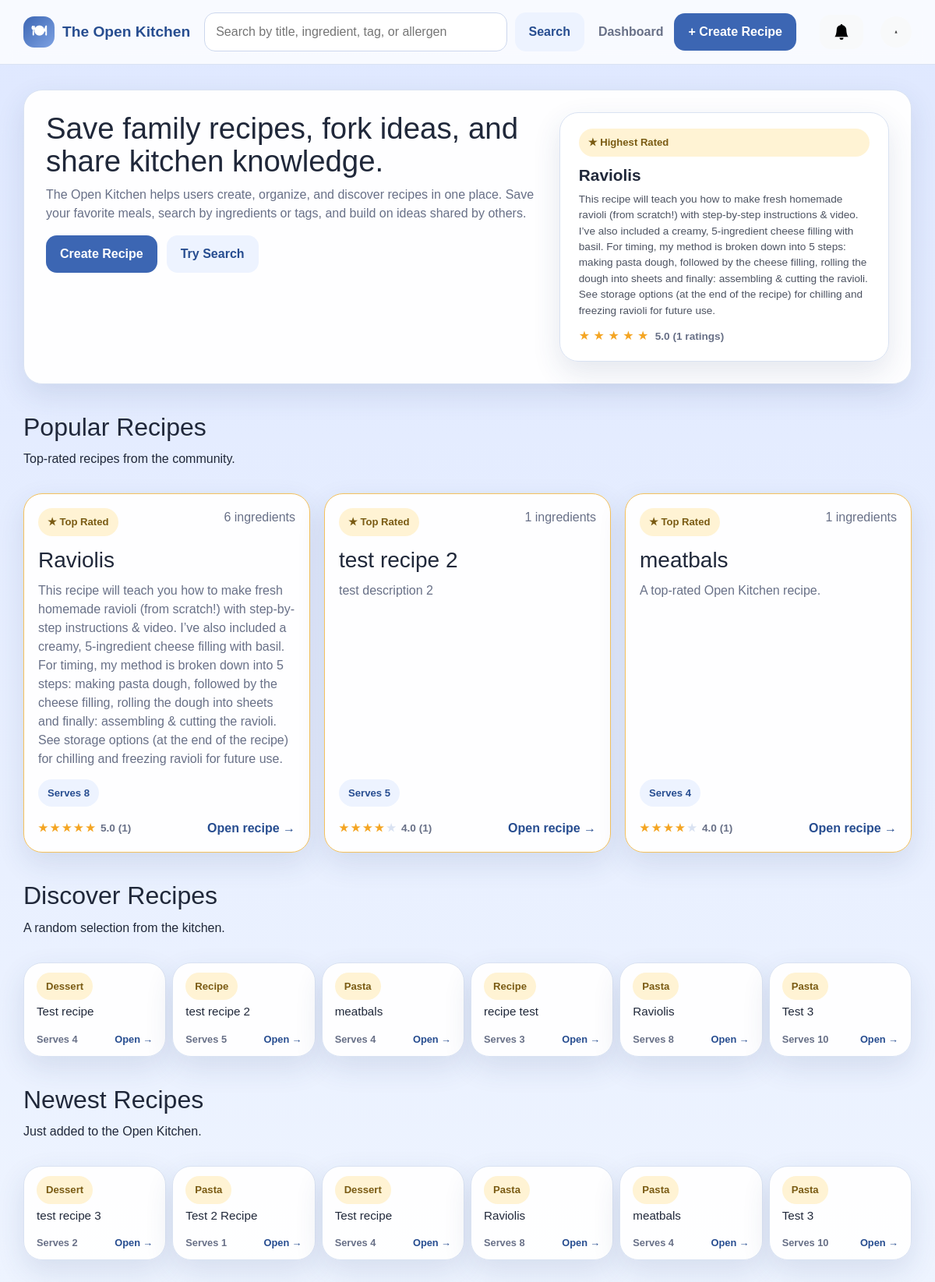
The page / on the database its author committed.
### app/models.py (models this page shows)
class Recipe(db.Model):
    __tablename__ = 'recipes'
    id = db.Column(db.Integer, primary_key=True)
    authorID = db.Column(db.Integer, db.ForeignKey('users.id'), nullable=False)
    title = db.Column(db.String(150), nullable=False)
    description = db.Column(db.Text, nullable=True)
    instructions = db.Column(db.Text, nullable=False)
    forkedFrom = db.Column(db.Integer, db.ForeignKey('recipes.id'), nullable=True)
    baseServings = db.Column(db.Integer, nullable=False)
    prepTime = db.Column(db.Integer, nullable=True)
    cookTime = db.Column(db.Integer, nullable=True)
    dateCreated = db.Column(db.DateTime, nullable=False, default=datetime.now)
    ingredients = db.relationship('Ingredient', backref='recipe', lazy=True, cascade='all, delete-orphan')
    categories = db.relationship('RecipeCategory', backref='recipe', lazy=True, cascade='all, delete-orphan')
    dietary_tags = db.relationship('RecipeDietaryTag', backref='recipe', lazy=True, cascade='all, delete-orphan')
    allergens = db.relationship('RecipeAllergen', backref='recipe', lazy=True, cascade='all, delete-orphan')

class Category(db.Model):
    __tablename__ = 'categories'
    id = db.Column(db.Integer, primary_key=True)
    name = db.Column(db.String(32), unique=True, nullable=False)

### app/routes.py (the view)
@app.route('/')
def dashboard():
    user = User.query.get(DEMO_USER_ID)
    if user and user.role == 'curator':
        return redirect(url_for('curator_dashboard'))
    rated_subq = (
        db.session.query(Rating.recipeID, func.avg(Rating.stars).label('avg'), func.count(Rating.id).label('cnt'))
        .group_by(Rating.recipeID)
        .subquery()
    )
    top_recipe_obj = (
        db.session.query(Recipe)
        .join(rated_subq, Recipe.id == rated_subq.c.recipeID)
        .order_by(rated_subq.c.avg.desc(), rated_subq.c.cnt.desc())
        .first()
    )
    top_recipe = _recipe_card_data(top_recipe_obj) if top_recipe_obj else None
    popular_recipes = (
        db.session.query(Recipe)
        .join(rated_subq, Recipe.id == rated_subq.c.recipeID)
        .order_by(rated_subq.c.avg.desc(), rated_subq.c.cnt.desc())
        .limit(3)
        .all()
    )
    popular = [_recipe_card_data(r) for r in popular_recipes]
    all_recipes = Recipe.query.all()
    import random
    random_sample = random.sample(all_recipes, min(6, len(all_recipes)))
    random_recipes = [_recipe_card_data(r) for r in random_sample]
    newest_recipes = Recipe.query.order_by(Recipe.dateCreated.desc()).limit(6).all()
    newest = [_recipe_card_data(r) for r in newest_recipes]
    stats = {
        'recipes': Recipe.query.count(),
        'categories': Category.query.count(),
        'tags': DietaryTag.query.count(),
        'allergens': Allergen.query.count(),
    }
    notifications = _get_notifications()
    has_unread = any(not n.isRead for n in notifications)
    return render_template('dashboard.html',
                           top_recipe=top_recipe,
                           popular=popular,
                           random_recipes=random_recipes,
                           newest=newest,
                           stats=stats,
                           notifications=notifications,
                           has_unread=has_unread)

### app/routes.py (called while the page is built)
def _get_avg_rating(recipe_id):
    result = db.session.query(func.avg(Rating.stars), func.count(Rating.id)).filter_by(recipeID=recipe_id).one()
    avg = round(result[0], 1) if result[0] else None
    count = result[1]
    return avg, count

def _recipe_card_data(recipe):
    ingredient_count = Ingredient.query.filter_by(recipeID=recipe.id).count()
    category_links = RecipeCategory.query.filter_by(recipeID=recipe.id).all()
    category_names = [rc.category.name for rc in category_links if rc.category]
    avg_rating, rating_count = _get_avg_rating(recipe.id)
    return {
        'recipe': recipe,
        'ingredient_count': ingredient_count,
        'category_names': category_names,
        'avg_rating': avg_rating,
        'rating_count': rating_count,
    }

def _get_notifications():
    return Notification.query.filter_by(userID=DEMO_USER_ID).order_by(Notification.dateCreated.desc()).all()

### app/templates/dashboard.html (shortened to what this page needs)
{% extends "base.html" %}
{% block content %}
<section class="hero-card">
    <div>
        <h1>Save family recipes, fork ideas, and share kitchen knowledge.</h1>
        <p class="hero-copy">
            The Open Kitchen helps users create, organize, and discover recipes in one place.
            Save your favorite meals, search by ingredients or tags, and build on ideas shared by others.
        </p>
        <div class="hero-actions">
            <a href="{{ url_for('create_recipe') }}" class="btn btn-primary">Create Recipe</a>
            <a href="{{ url_for('search', q='pasta') }}" class="btn btn-secondary">Try Search</a>
        </div>
    </div>
    {% if top_recipe %}
    <div class="stats-panel" style="display:flex; gap: 1rem; align-items:stretch;">
        <a href="{{ url_for('view_recipe', recipe_id=top_recipe.recipe.id) }}" style="text-decoration:none; color:inherit; flex: 3;">
            <div class="stat-card" style="height:100%; text-align:left; padding: 1.25rem 1.5rem; display:flex; flex-direction:column; justify-content:center;">
                <span class="mini-pill popular-badge" style="margin-bottom: 8px; display:inline-block;">★ Highest Rated</span>
                <div style="font-size: 1.3rem; font-weight: 700; margin-bottom: 6px;">{{ top_recipe.recipe.title }}</div>
                <div style="font-size: .85rem; opacity: .8; margin-bottom: 10px;">{{ top_recipe.recipe.description or 'A top-rated Open Kitchen recipe.' }}</div>
                <div>
                    {% for i in range(1, 6) %}
                    <span class="{% if i <= top_recipe.avg_rating|round(0,'floor')|int %}star-on{% else %}star-off{% endif %}">★</span>
                    {% endfor %}
                    <span class="rating-score" style="font-size:.85rem;">{{ top_recipe.avg_rating }} ({{ top_recipe.rating_count }} ratings)</span>
                </div>
            </div>
        </a>
    </div>
    {% endif %}
</section>
{% if popular %}
<section class="section-head" style="margin-top: 36px;">
    <div>
        <h2>Popular Recipes</h2>
        <p>Top-rated recipes from the community.</p>
    </div>
</section>
<div class="card-grid" style="align-items:stretch;">
    {% for item in popular %}
    <div class="recipe-card-wrap" style="display:flex; height:100%;">
        <a href="{{ url_for('view_recipe', recipe_id=item.recipe.id) }}" class="recipe-card-link" style="display:flex; flex:1;">
            <article class="recipe-card popular-card" style="display:flex; flex-direction:column; width:100%; height:100%;">
                <div class="recipe-card-top">
                    <span class="mini-pill popular-badge">★ Top Rated</span>
                    <span class="muted-small">{{ item.ingredient_count }} ingredients</span>
                </div>
                <h3>{{ item.recipe.title }}</h3>
                <p style="flex-grow:1;">{{ item.recipe.description or 'A top-rated Open Kitchen recipe.' }}</p>
                <div class="pill-row">
                    <span class="pill">Serves {{ item.recipe.baseServings }}</span>
                </div>
                <div class="recipe-card-footer">
                    <span class="card-stars">
                        {% for i in range(1, 6) %}<span class="{% if i <= item.avg_rating|round(0,'floor')|int %}star-on{% else %}star-off{% endif %}">★</span>{% endfor %}
                        <span class="rating-score">{{ item.avg_rating }} ({{ item.rating_count }})</span>
                    </span>
                    <span>Open recipe →</span>
                </div>
            </article>
        </a>
        <form method="POST" action="{{ url_for('delete_recipe', recipe_id=item.recipe.id) }}"
              class="delete-form"
              onsubmit="return confirm('Delete \'{{ item.recipe.title }}\'? This cannot be undone.')">
        </form>
    </div>
    {% endfor %}
</div>
{% endif %}
{% if random_recipes %}
<section class="section-head" style="margin-top: 36px;">
    <div>
        <h2>Discover Recipes</h2>
        <p>A random selection from the kitchen.</p>
    </div>
</section>
<div class="row g-2">
    {% for item in random_recipes %}
    <div class="col-md-4 col-lg-2">
        <div class="recipe-card-wrap">
            <a href="{{ url_for('view_recipe', recipe_id=item.recipe.id) }}" class="recipe-card-link">
                <article class="recipe-card" style="padding: .75rem 1rem;">
                    <div class="recipe-card-top">
                        <span class="mini-pill">{{ item.category_names[0] if item.category_names else 'Recipe' }}</span>
                    </div>
                    <h3 style="font-size: .95rem; margin: 6px 0;">{{ item.recipe.title }}</h3>
                    <div class="recipe-card-footer" style="font-size: .8rem;">
                        <span class="muted-small">Serves {{ item.recipe.baseServings }}</span>
                        <span>Open →</span>
                    </div>
                </article>
            </a>
            <form method="POST" action="{{ url_for('delete_recipe', recipe_id=item.recipe.id) }}"
                  class="delete-form"
                  onsubmit="return confirm('Delete \'{{ item.recipe.title }}\'? This cannot be undone.')">
            </form>
        </div>
    </div>
    {% endfor %}
</div>
{% endif %}
{% if newest %}
<section class="section-head" style="margin-top: 36px;">
    <div>
        <h2>Newest Recipes</h2>
        <p>Just added to the Open Kitchen.</p>
    </div>
</section>
<div class="row g-2">
    {% for item in newest %}
    <div class="col-md-4 col-lg-2">
        <div class="recipe-card-wrap">
            <a href="{{ url_for('view_recipe', recipe_id=item.recipe.id) }}" class="recipe-card-link">
                <article class="recipe-card" style="padding: .75rem 1rem;">
                    <div class="recipe-card-top">
                        <span class="mini-pill">{{ item.category_names[0] if item.category_names else 'Recipe' }}</span>
                    </div>
                    <h3 style="font-size: .95rem; margin: 6px 0;">{{ item.recipe.title }}</h3>
                    <div class="recipe-card-footer" style="font-size: .8rem;">
                        <span class="muted-small">Serves {{ item.recipe.baseServings }}</span>
                        <span>Open →</span>
                    </div>
                </article>
            </a>
            <form method="POST" action="{{ url_for('delete_recipe', recipe_id=item.recipe.id) }}"
                  class="delete-form"
                  onsubmit="return confirm('Delete \'{{ item.recipe.title }}\'? This cannot be undone.')">
            </form>
        </div>
    </div>
    {% endfor %}
</div>
{% endif %}
{% endblock %}

### app/static/style.css (style rules this page uses)
:root { --bg-top: #dfe8ff; --bg-bottom: #eef4ff; --surface: rgba(255, 255, 255, 0.96); --surface-strong: #ffffff; --primary: #3c66b3; --primary-dark: #274d90; --accent: #f4c15d; --text: #20283a; --muted: #687087; --line: #d9e2f2; --shadow: 0 14px 36px rgba(40, 62, 113, 0.12); --radius-lg: 24px; --radius-md: 18px; --radius-sm: 12px; }
* { box-sizing: border-box; }
html, body { margin: 0; padding: 0; }
body { font-family: Arial, Helvetica, sans-serif; color: var(--text); background: linear-gradient(180deg, var(--bg-top) 0%, var(--bg-bottom) 100%); }
a { color: inherit; text-decoration: none; }
.btn { display: inline-flex; align-items: center; justify-content: center; gap: 8px; border: 0; border-radius: 14px; padding: 12px 18px; font-weight: 700; cursor: pointer; }
.btn-primary { background: var(--primary); color: white; }
.btn-secondary { background: #edf3ff; color: var(--primary-dark); }
.hero-card, .recipe-card, .form-card, .panel-card, .empty-state, .alert, .stat-card { background: var(--surface); border: 1px solid var(--line); border-radius: var(--radius-lg); box-shadow: var(--shadow); }
.hero-card { display: grid; grid-template-columns: 1.2fr .8fr; gap: 24px; padding: 28px; }
h1, h2, h3 { margin: 0 0 10px; }
.hero-card h1 { font-size: 2.4rem; line-height: 1.1; }
.hero-copy, .lead, .helper, .muted-small { color: var(--muted); }
.hero-actions, .pill-row, .form-actions { display: flex; gap: 12px; flex-wrap: wrap; }
.stats-panel { display: grid; grid-template-columns: 1fr 1fr; gap: 14px; }
.stat-card { padding: 20px; }
.section-head { display: flex; align-items: end; justify-content: space-between; gap: 16px; margin: 28px 0 16px; }
.card-grid { display: grid; grid-template-columns: repeat(3, minmax(0, 1fr)); gap: 18px; }
.recipe-card-link { display: block; }
.recipe-card { padding: 18px; transition: transform .16s ease, box-shadow .16s ease; }
.recipe-card-top, .content-grid { display: flex; justify-content: space-between; gap: 12px; }
.recipe-card h3 { margin-top: 14px; }
.recipe-card p { margin: 0 0 14px; color: var(--muted); }
.recipe-card-footer { margin-top: 16px; font-weight: 700; color: var(--primary-dark); }
.pill, .mini-pill { display: inline-flex; align-items: center; gap: 6px; border-radius: 999px; padding: 8px 12px; font-size: .82rem; font-weight: 700; }
.pill { background: #edf3ff; color: var(--primary-dark); }
.mini-pill { background: #fff3d4; color: #7a5b13; }
.recipe-card-footer { margin-top: 16px; font-weight: 700; color: var(--primary-dark); display: flex; justify-content: space-between; align-items: center; gap: 8px; }
.card-stars { display: inline-flex; align-items: center; gap: 3px; font-size: .85rem; }
.star-on { color: #f4a523; }
.star-off { color: #d9e2f2; }
.rating-score { color: var(--muted); font-weight: 600; margin-left: 4px; }
.popular-card { border-color: #f4c15d; }
.popular-badge { background: #fff3d4 !important; color: #7a5b13 !important; }
.recipe-card-wrap { position: relative; }
.delete-form { position: absolute; top: 10px; right: 10px; margin: 0; z-index: 10; }

### rows shown on the page
Recipe: recipe "Raviolis", recipe "This recipe will teach you how to make fresh homemade ravioli (from scratch!) with step-by-step instructions & video. I’ve also included a creamy, 5-ingredient cheese filling with basil. For timing, my method is broken down into 5 steps: making pasta dough, followed by the cheese filling, rolling the dough into sheets and finally: assembling & cutting the ravioli. See storage options (at the end of the recipe) for chilling and freezing ravioli for future use.", recipe "Raviolis", recipe "This recipe will teach you how to make fresh homemade ravioli (from scratch!) with step-by-step instructions & video. I’ve also included a creamy, 5-ingredient cheese filling with basil. For timing, my method is broken down into 5 steps: making pasta dough, followed by the cheese filling, rolling the dough into sheets and finally: assembling & cutting the ravioli. See storage options (at the end of the recipe) for chilling and freezing ravioli for future use.", recipe.baseServings "8", recipe "Raviolis", recipe.baseServings "8", recipe "Raviolis", recipe.baseServings "8"
Recipe: recipe "test recipe 2", recipe "test description 2", recipe.baseServings "5", recipe "test recipe 2", recipe.baseServings "5"
Recipe: recipe "meatbals", recipe "A top-rated Open Kitchen recipe.", recipe.baseServings "4", recipe "meatbals", recipe.baseServings "4", recipe "meatbals", recipe.baseServings "4"
Category: name "Dessert", name "Dessert" "Dessert"
Recipe: recipe "Test recipe", recipe.baseServings "4", recipe "Test recipe", recipe.baseServings "4"
Category: name "Pasta" "Pasta" "Pasta", name "Pasta" "Pasta" "Pasta" "Pasta"
Recipe: recipe "recipe test", recipe.baseServings "3"
Recipe: recipe "Test 3", recipe.baseServings "10", recipe "Test 3", recipe.baseServings "10"
Recipe: recipe "test recipe 3", recipe.baseServings "2"
Recipe: recipe "Test 2 Recipe", recipe.baseServings "1"

### other values the page prints
{{ top_recipe.avg_rating }} "5.0"
{{ top_recipe.rating_count }} "1"
{{ item.ingredient_count }} "6" "1" "1"
{{ item.avg_rating }} "5.0" "4.0" "4.0"
{{ item.rating_count }} "1" "1" "1"
{{ item.category_names[0] if item.category_names else 'Recipe' }} "Recipe" "Recipe"
